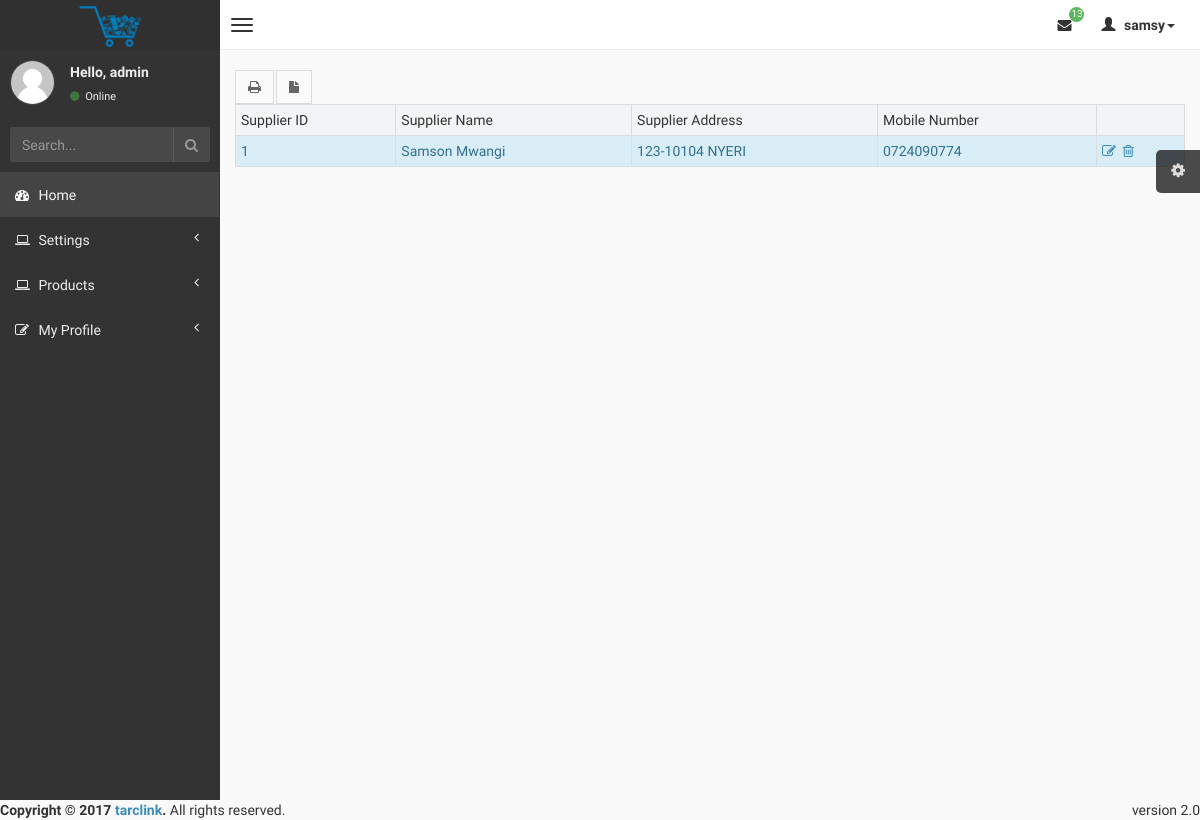
/admin/suppl.php (signed in), run on the app's committed database.
### tables this page shows
CREATE TABLE `supplier_table` (
  `supplier_id` int(11) NOT NULL,
  `supplier_name` varchar(20) NOT NULL,
  `supplier_address` varchar(20) NOT NULL,
  `supplier_contact` varchar(20) NOT NULL
);

### admin/suppl.php (the view, shortened to what this page needs)
<?php
include '../connection/db.php';
$username=$_SESSION['logname'];
$result1 = mysqli_query($con, "SELECT * FROM login_table WHERE login_username='$username'");
while($res = mysqli_fetch_array($result1))
{
    $name= $res['login_name'];
}
?>
<?php include 'sh.php'; ?>
          <?php
            include_once("../connection/db.php");
            $result = mysqli_query($con, "SELECT * FROM supplier_table ORDER BY supplier_id ASC");
            ?>
<span class="input-group-btn">
        <button type='submit' name='search' id='print' onclick="printData();" class="btn btn-flat btn-default "><i class="fa fa-print"></i></button>&nbsp;
        <button type='submit' name='search' id='print' onclick="printData();" class="btn btn-flat btn-default "><i class="fa fa-file"></i></button>
        </span>
            <table  border=0 cellpadding="1" cellspacing="1" id="table1" width="100%" class="table table-hover table-striped table-condensed table-bordered">
                <tr bgcolor=''>
                    <td>Supplier ID</td>
                    <td>Supplier Name</td>
                    <td>Supplier Address</td>
                    <td>Mobile Number</td>
                    <td></td>
                </tr>
                <?php
                while($res = mysqli_fetch_array($result)) {
                    echo "<tr class=\"alert-info\">";
                    echo "<td class=''>".$res['supplier_id']."</td>";
                    echo "<td>".$res['supplier_name']."</td>";
                    echo "<td>".$res['supplier_address']."</td>";
                    echo "<td>".$res['supplier_contact']."</td>";
                    echo "<td><a href=\"editsu.php?id=$res[supplier_id]\" class='fa fa-edit'></a>&nbsp; <a href=\"delete.php?sup=$res[supplier_id]\" onClick=\"return confirm('Are you sure you want to delete?')\" class='fa fa-trash-o'></a></td>";
                }
                ?>
            </table>
<?php include 'sf.php'; ?>

### admin/sh.php (shortened to what this page needs)
<!DOCTYPE html>
<html>
<head>
    <link href="../css/bootstrap.min.css" rel="stylesheet" type="text/css" />
    <link href="../css/font-awesome.min.css" rel="stylesheet" type="text/css" />
    <link href="../css/ionicons.min.css" rel="stylesheet" type="text/css" />
    <link href="../css/morris/morris.css" rel="stylesheet" type="text/css" />
    <link href="../css/jvectormap/jquery-jvectormap-1.2.2.css" rel="stylesheet" type="text/css" />
    <link href="../css/fullcalendar/fullcalendar.css" rel="stylesheet" type="text/css" />
    <link href="../css/daterangepicker/daterangepicker-bs3.css" rel="stylesheet" type="text/css" />
    <link href="../css/bootstrap-wysihtml5/bootstrap3-wysihtml5.min.css" rel="stylesheet" type="text/css" />
    <link href="../css/AdminLTE.css" rel="stylesheet" type="text/css" />
</head>
<body class="skin-black">
<header class="header">
    <a href="index.php" class="logo">
        <img src="../img/shop.png" height="45" width="65">
    </a>
    <nav class="navbar navbar-static-top" role="navigation">
        <a href="#" class="navbar-btn sidebar-toggle" data-toggle="offcanvas" role="button">
            <span class="icon-bar"></span>
            <span class="icon-bar"></span>
            <span class="icon-bar"></span>
        </a>
        <div class="navbar-right">
            <ul class="nav navbar-nav">
                <li class="dropdown messages-menu">
                    <a href="#" class="dropdown-toggle" data-toggle="dropdown">
                        <?php
                        $result = mysqli_query($con,"SELECT COUNT(1) FROM feedback_table ORDER BY feedback_id ASC");
                        $row = mysqli_fetch_array($result);
                        $total = $row[0];
                        ?>
                        <i class="fa fa-envelope"></i>
                        <span class="label label-success"><?php echo "$total";?></span>
                    </a>
                </li>
                <li class="dropdown user user-menu">
                    <a href="#" class="dropdown-toggle" data-toggle="dropdown">
                        <i class="glyphicon glyphicon-user"></i>
                        <span><?php echo "$name";?><i class="caret"></i></span>
                    </a>
                </li>
            </ul>
        </div>
    </nav>
</header>
<div class="wrapper row-offcanvas row-offcanvas-left">
    <aside class="left-side sidebar-offcanvas">
        <section class="sidebar">
            <div class="user-panel">
                <div class="pull-left image">
                    <img src="../img/user.jpg" class="img-circle" alt="User Image" />
                </div>
                <div class="pull-left info">
                    <p>Hello, <?php echo "$username"; ?></p>
                    <a href="#"><i class="fa fa-circle text-success"></i> Online</a>
                </div>
            </div>
            <form action="#" method="get" class="sidebar-form">
                <div class="input-group">
                    <input type="text" name="q" class="form-control" placeholder="Search..."/>
                    <span class="input-group-btn">
                                <button type='submit' name='seach' id='search-btn' class="btn btn-flat"><i class="fa fa-search"></i></button>
                            </span>
                </div>
            </form>
            <ul class="sidebar-menu">
                <li class="active">
                    <a href="index.php">
                        <i class="fa fa-dashboard"></i> <span>Home</span>
                    </a>
                </li>
                <li class="treeview">
                    <a href="#">
                        <i class="fa fa-laptop"></i>
                        <span>Settings</span>
                        <i class="fa fa-angle-left pull-right"></i>
                    </a>
                </li>
                <li class="treeview">
                    <a href="#">
                        <i class="fa fa-laptop"></i>
                        <span>Products</span>
                        <i class="fa fa-angle-left pull-right"></i>
                    </a>
                </li>
                <li class="treeview">
                    <a href="#">
                        <i class="fa fa-edit"></i> <span>My Profile</span>
                        <i class="fa fa-angle-left pull-right"></i>
                    </a>
                </li>
            </ul>
        </section>
    </aside>
    <aside class="right-side">
        <section class="content">

### data on the page
supplier_table: supplier_id "1", supplier_name "Samson Mwangi", supplier_address "123-10104 NYERI", supplier_contact "0724090774"

### other printed values
$total "13"
$name "samsy"
$username "admin"
